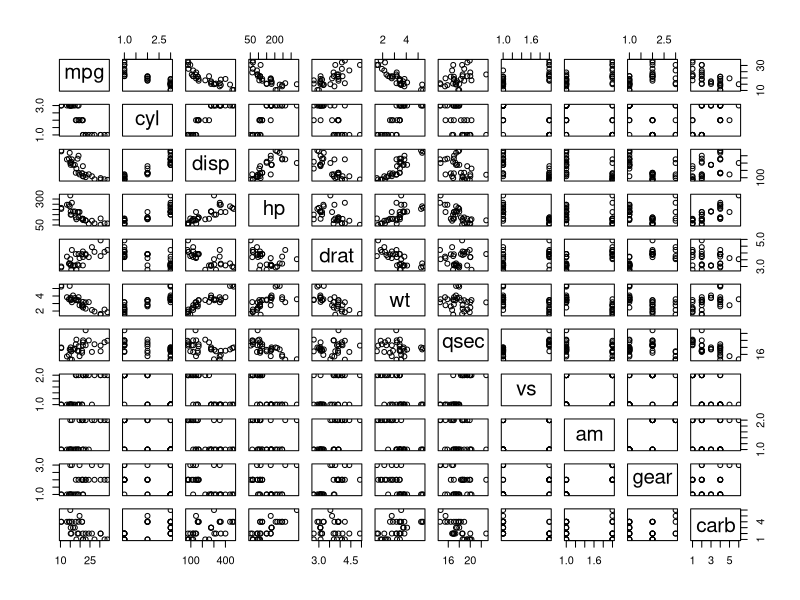
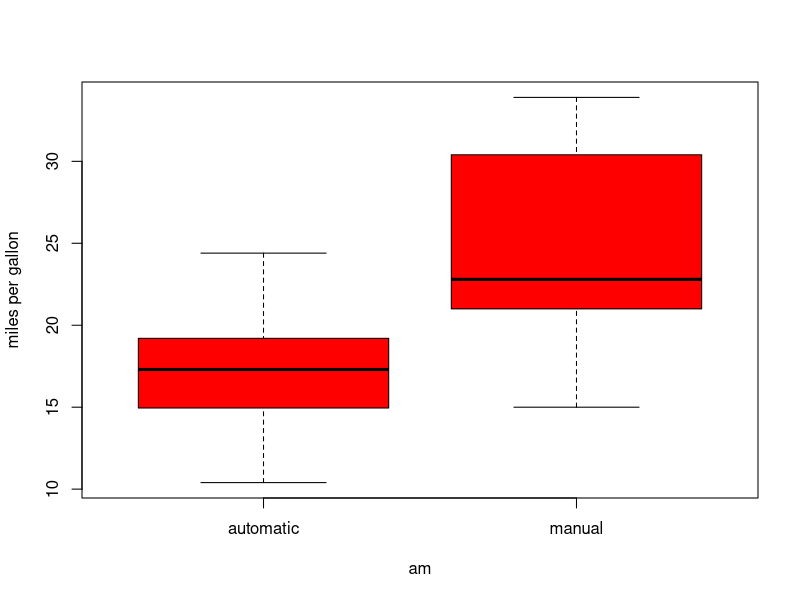
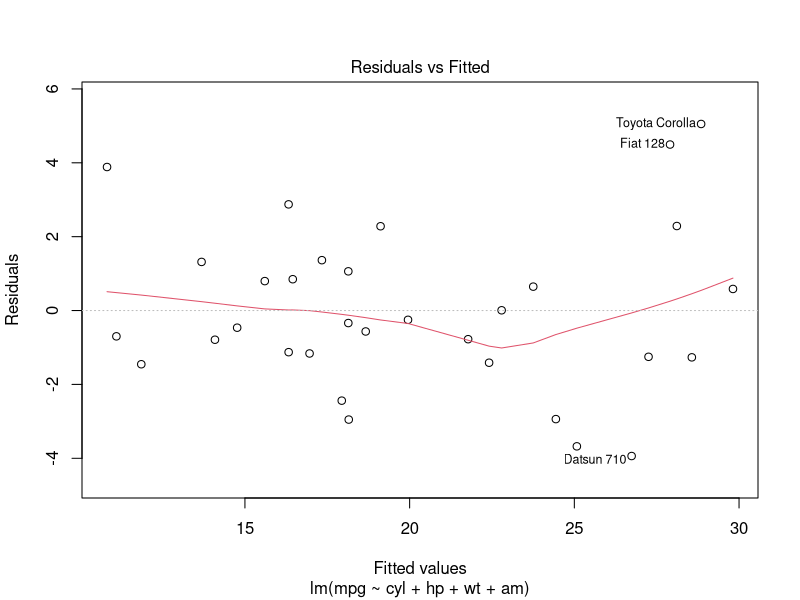
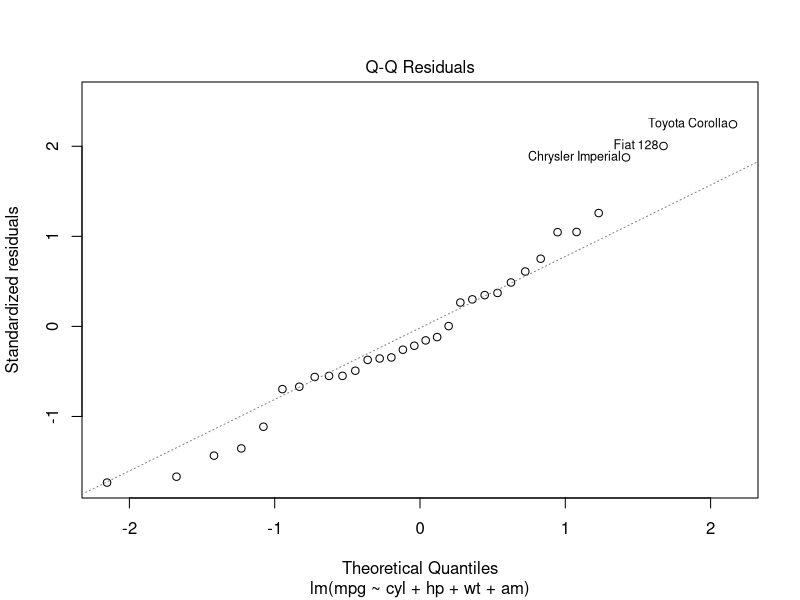
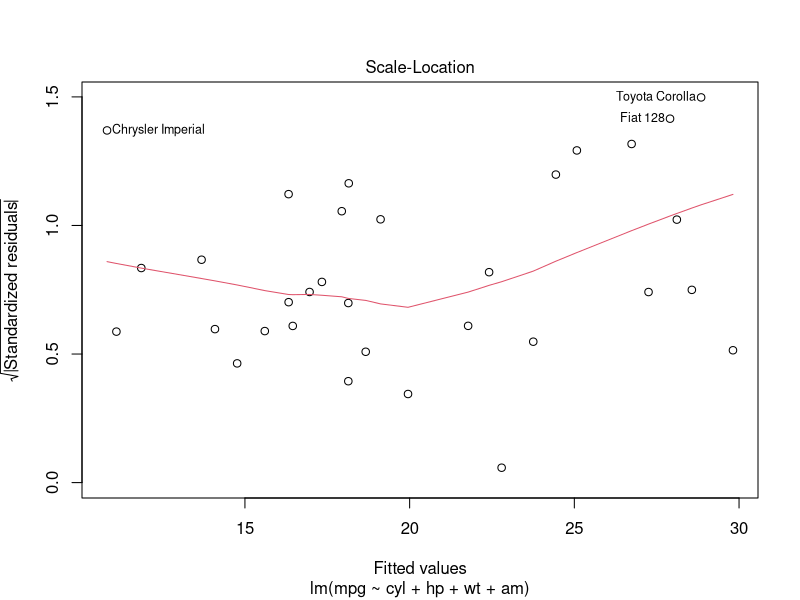
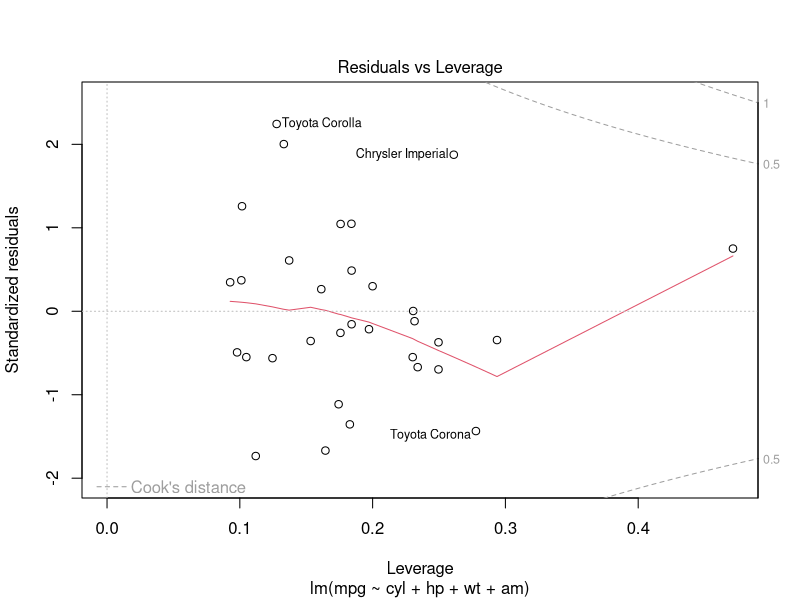
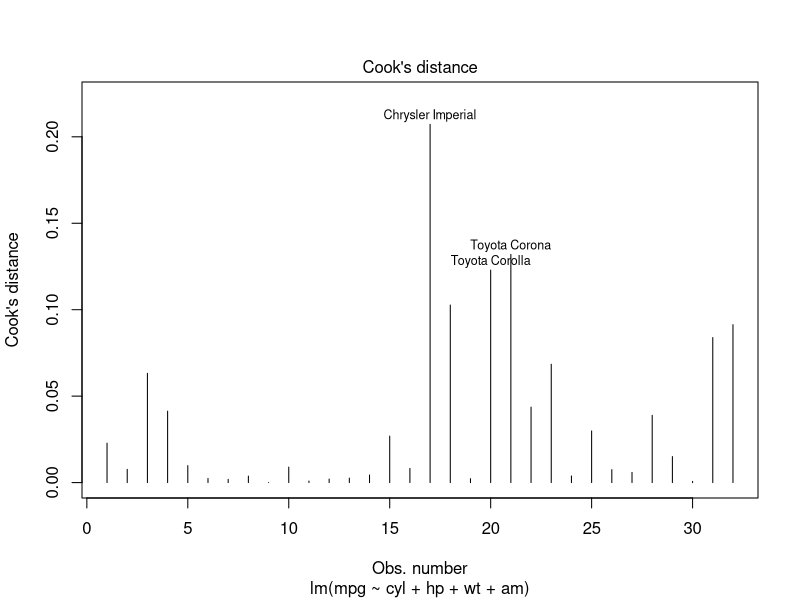
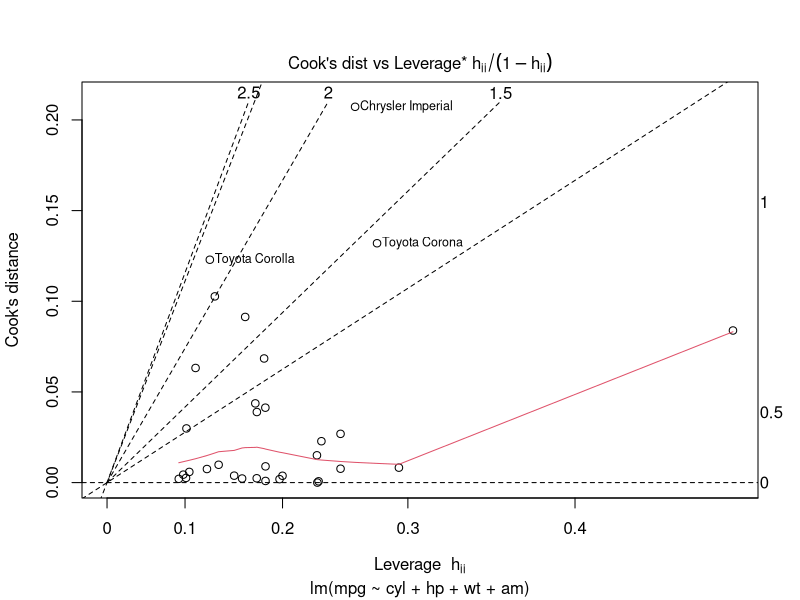

R code for these plots, in order:
## ---- chunk 1
knitr::opts_chunk$set(echo = TRUE)
#opts_chunk$set(fig.width=7, fig.height=5, tidy=FALSE, size='small',width=100 )
data(mtcars)

#setwd("Desktop/coursera/")
setwd("../course7/")
## ---- chunk 2
mtcars$cyl <- factor(mtcars$cyl)
mtcars$gear <- factor(mtcars$gear)
mtcars$vs <- factor(mtcars$vs)
mtcars$carb <- factor(mtcars$carb)
mtcars$am[mtcars$am =="0"] <- "automatic"
mtcars$am[mtcars$am =="1"] <- "manual"
mtcars$am <- as.factor(mtcars$am)
str(mtcars)

## ---- chunk 3
pairs(mpg~ ., data=mtcars)
boxplot(mpg ~ am, data = mtcars, col = "red", ylab = "miles per gallon")

## ---- chunk 4
library(MASS)
fit <- lm(mpg~.,data=mtcars)
bestmodel <- stepAIC(fit, direction="both")
## ---- chunk 5
plot(bestmodel)
plot(bestmodel, which=c(4,6))
 summary(bestmodel)

## ---- chunk 6
base <- lm(mpg ~ am, data = mtcars)
all <- lm(mpg~.,data=mtcars)
anova(all,base,bestmodel)
## ---- chunk 7
summary(bestmodel)

